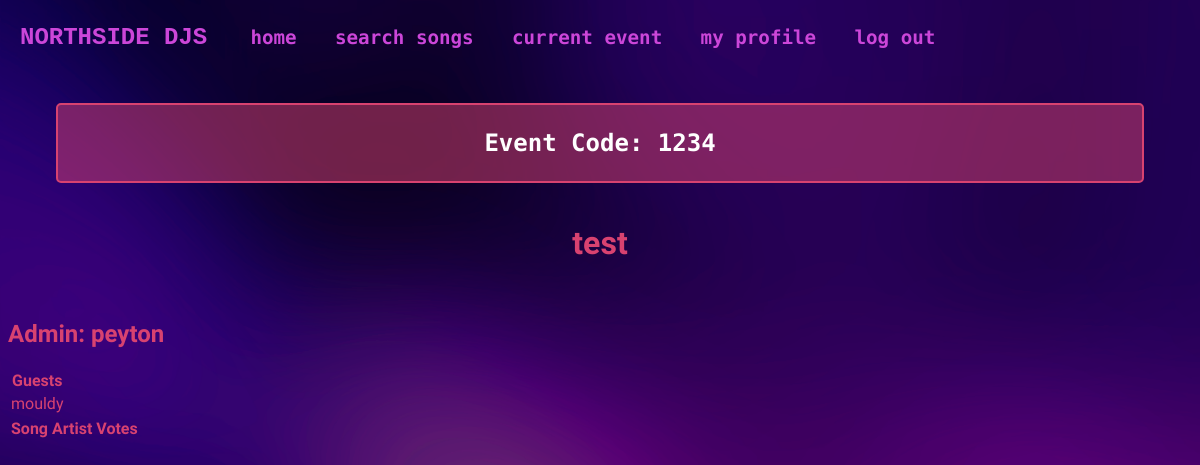
The app's page /event/1 (signed in) with its own data.
### app/models.py (models this page shows, shortened)
class Events(db.Model):
    event_id = db.Column(db.Integer, primary_key=True, unique=True)
    event_name = db.Column(db.String(64), index=True, unique=True)
    event_code = db.Column(db.Integer, unique=True)
    active_status = db.Column(db.Boolean, default=False)
    user_id = db.Column(db.Integer, db.ForeignKey('user.user_id', name='fk_user_id'))
    user = db.relationship('User', back_populates='events')
    event_users = db.relationship('EventUsers', back_populates='event')
    voted_songs = db.relationship('VotedSongs', back_populates='event')

class User(UserMixin, db.Model):
    user_id = db.Column(db.Integer, primary_key=True)
    username = db.Column(db.String(64), index=True, unique=True)
    email = db.Column(db.String(120), index=True, unique=True)
    password_hash = db.Column(db.String(128))
    about_me = db.Column(db.String(140))
    in_event = db.Column(db.Boolean, default=False)
    events = db.relationship('Events', back_populates='user')
    songs = db.relationship('FavouriteSong', back_populates='user')
    event_users = db.relationship('EventUsers', back_populates='user')
    voted_songs = db.relationship('VotedSongs', back_populates='user')
    song_reviews = db.relationship('SongReviews', back_populates='user', foreign_keys='SongReviews.user_id')
    username_rel = db.relationship('SongReviews', back_populates='username_rel', foreign_keys='SongReviews.username')

### app/routes.py (the view)
@app.route('/event/<int:event_id>', methods=['GET', 'POST'])
@login_required
def event(event_id):
    user_id = current_user.user_id
    user_event = EventUsers.query.filter_by(user_id=user_id).first().event_id
    event_name = Events.query.filter_by(event_id=user_event).first().event_name
    event_code = Events.query.filter_by(event_id=user_event).first().event_code
    users = EventUsers.query.filter_by(event_id=user_event).all()
    admin = EventUsers.query.filter_by(is_admin=1, event_id=user_event).first()
    event_songs = get_event_songs(user_event)
    if admin:
        admin_user = User.query.filter_by(user_id=admin.user_id).first()
        admin_username = admin_user.username
    users_names = []
    for user in users:
        if user.is_admin == 0:
            user_name = User.query.filter_by(user_id=user.user_id).first().username
            users_names.append(user_name)
    return render_template('event.html', event_id=user_event, user_event=user_event, event_name=event_name, event_code=event_code, users=users, users_names=users_names, admin_username=admin_username, event_songs=event_songs)

### app/models.py (called while the page is built)
@login.user_loader
def load_user(user_id):
    return User.query.get(int(user_id))

### app/routes.py (called while the page is built, shortened)
@app.context_processor # injects the current event the user is in into all templates
def inject_user_event():
    if current_user.is_authenticated:
        if current_user.in_event:
            user_id = current_user.user_id
            user_event = EventUsers.query.filter_by(user_id=user_id).first().event_id
            return dict(user_event=user_event)
        else:
            return dict(user_event=None)
    return dict(user_event=None)

def get_event_songs(event_id):
    user_id = current_user.user_id
    event_id = EventUsers.query.filter_by(user_id=user_id).first().event_id
    event_songs = VotedSongs.query.filter_by(event_id=event_id).all()
    unique_songs = set()
    filtered_songs = []
    sorted_songs = sorted(filtered_songs, key=lambda k: k['votes'], reverse=True)
    return sorted_songs

### app/templates/event.html (shortened to what this page needs)
{% extends "base.html" %}
{% block content %}
<div class="centre">
    <h2 class="code">Event Code: {{event_code}}</h2>
    <h1>{{event_name}}</h1>
</div>
<h2>Admin: {{admin_username}}</h2>
<table>
    <tr>
        <th>Guests</th>
    </tr>
    {% for user in users_names %}
        <tr>
            <td>{{user}}</td>
        </tr>
    {% endfor %}
</table>
<table>
    <tr>
        <th>Song</th>
        <th>Artist</th>
        <th>Votes</th>
    </tr>
</table>
{% endblock %}

### app/static/css/styles.css (style rules this page uses)
body { background-image: url('/static/images/defaultbg.png'); background-size: cover; color: #D84270; font-family: 'Tektur', monospace; }
.centre { display: flex; justify-content: center; align-items: center; flex-direction: column; text-align: center; padding: 1em; margin: 0, 10em; }
.code { background-color: rgba(216, 66, 112, 0.5); color: white; font-family: 'Nova Mono', monospace; padding: 1em; border: 2px solid #D84270; border-radius: 5px; width: 90%; }

### records on screen
Events: event_code "1234", event_name "test"
User: username "peyton"
User: username "mouldy"
